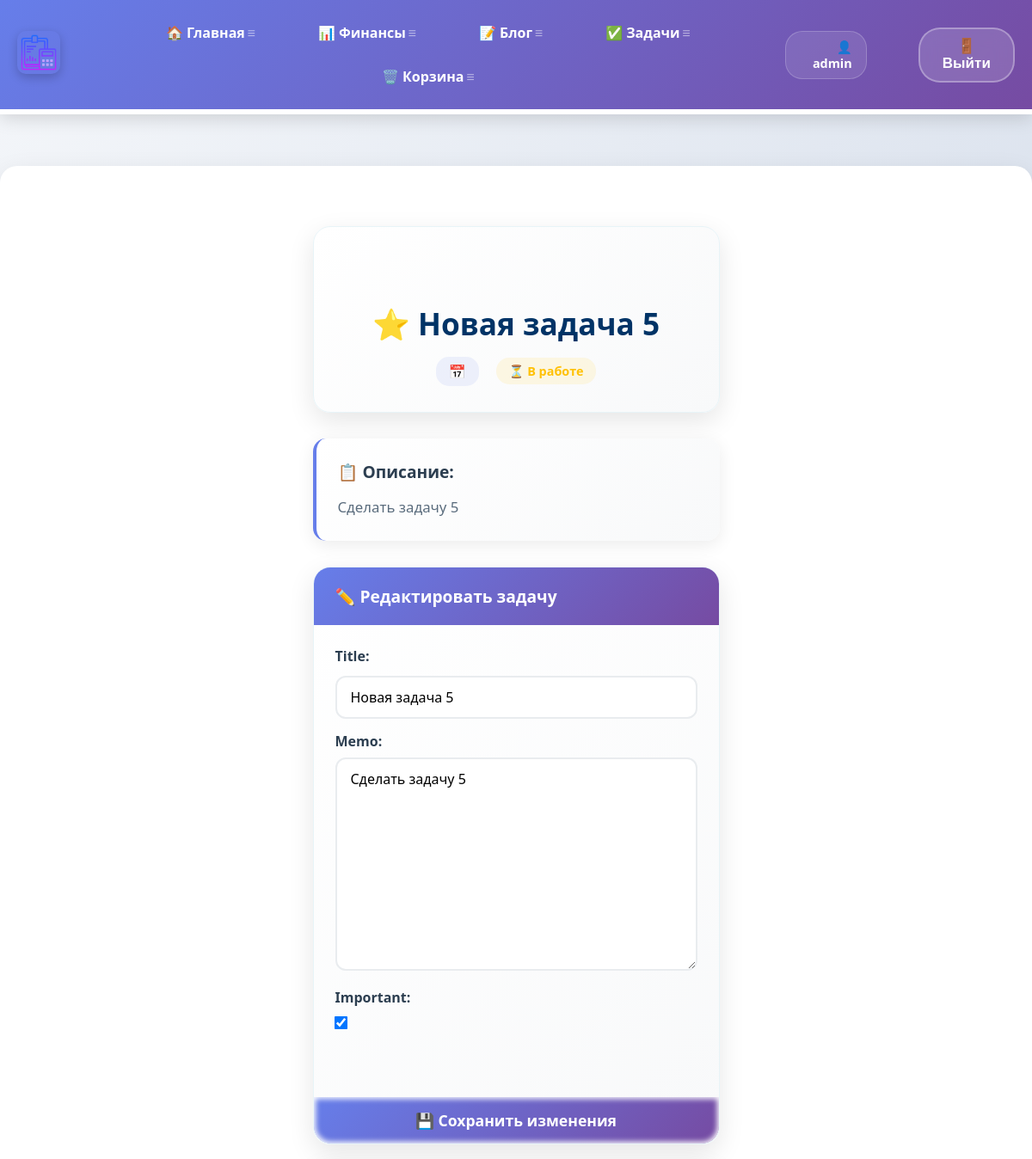
/todo/todo/16 (signed in, upper part), run on an earlier commit of the app's database.
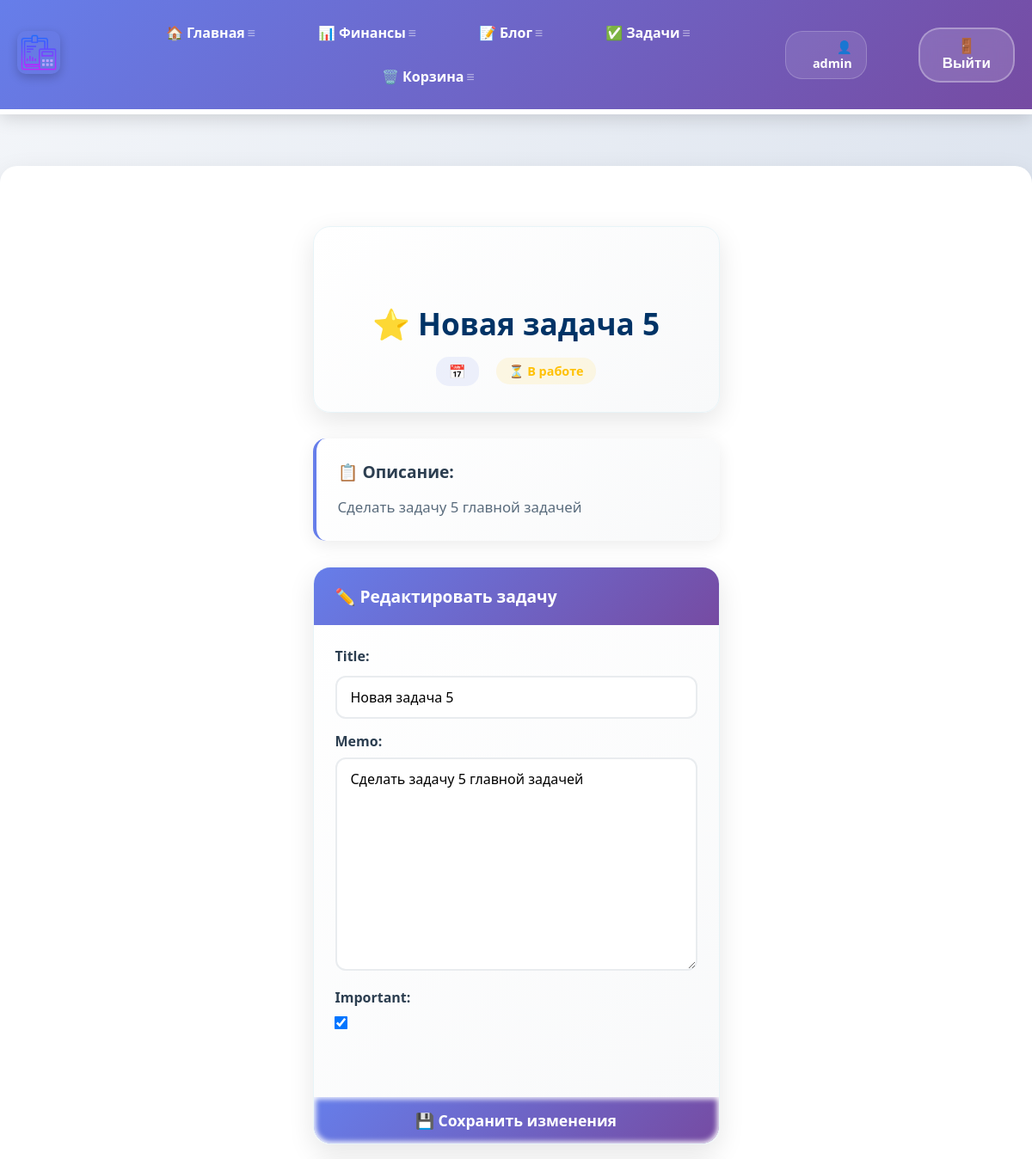
And on a later commit of the database.
### todo/models.py (models this page shows, shortened)
class Todo(models.Model):
    title = models.CharField(max_length=100)
    memo = models.TextField(blank=True)
    created = models.DateTimeField(auto_now_add=True)
    date_completed = models.DateTimeField(blank=True, null=True)
    important = models.BooleanField(default=False)
    user = models.ForeignKey(User, on_delete=models.CASCADE, blank=True, null=True)
    is_deleted = models.BooleanField(default=False)

### todo/views.py (the view, shortened to what this page needs)
# urls.py: path('todo/<int:todo_pk>', views.view_todo, name='viewtodo'),
@login_required
def view_todo(request, todo_pk):
    todo = get_object_or_404(Todo, pk=todo_pk)
    if request.method == "GET":
        form = TodoForm(instance=todo)
        return render(request, 'todo/viewtodo.html', {'todo': todo, 'form': form})

### todo/forms.py
class TodoForm(ModelForm):
    class Meta:
        model = Todo
        fields = ['title', 'memo', 'important']

### todo/templates/todo/viewtodo.html (shortened to what this page needs)
{% extends 'skills/base.html' %}
{% load static %}
{% block content %}
<div class="todo-detail-container">
    <div class="todo-detail-header">
        <h1 class="todo-detail-title">
            {% if todo.important %}⭐ {% endif %}{{ todo.title }}
        </h1>
        <div class="todo-detail-meta">
            <span class="todo-date">📅 {{ todo.date|date:'d.m.Y' }}</span>
            {% if todo.completed %}
            <span class="todo-status completed">✅ Выполнено</span>
            {% else %}
            <span class="todo-status pending">⏳ В работе</span>
            {% endif %}
        </div>
    </div>
    {% if todo.memo %}
    <div class="todo-memo-section">
        <h3 class="memo-title">📋 Описание:</h3>
        <p class="todo-memo">{{ todo.memo }}</p>
    </div>
    {% endif %}
    <div class="todo-detail-actions">
        <form method="post" class="todo-action-form">
            <div class="form-header">
                <h3>✏️ Редактировать задачу</h3>
            </div>
            <div class="form-fields">
                {{ form }}
            </div>
            <button class="btn btn-save">💾 Сохранить изменения</button>
        </form>
    </div>
</div>
{% endblock %}

What changed in the data, as far as the page shows it:
changed Todo "Новая задача 5": memo "Сделать задачу 5" → "Сделать задачу 5 главной задачей"
